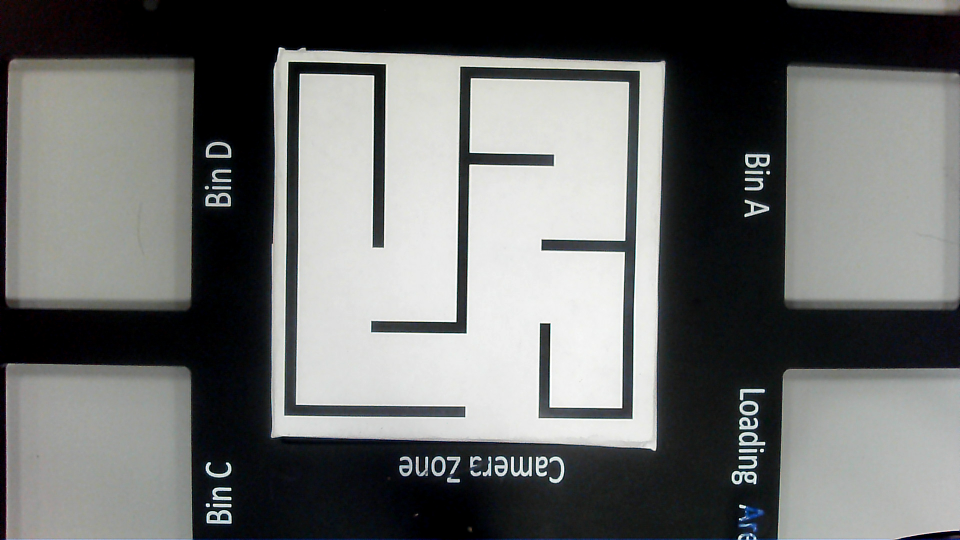
#> input picture src/maze_solver/maze_solution/datasets/10.jpeg, 1920 x 1080 px (shown at 1/2 size)
$ python -i calibration_algorithm.py   (imports and definitions only)
#> lines starting #> are read from the running program, lines starting #| are printed output that depends on the picture; after the words box and inside, x2 and y2 are one past the last pixel; in counts of white or black regions, pixels touching at a corner belong together
#> further down, picture is the input picture: shape (1080, 1920, 3); mean B, G, R 109.3, 110.3, 108.7
import cv2
import numpy as np
import matplotlib.pyplot as plt
from queue import PriorityQueue

# Step 1: Load Camera Calibration

# [6 lines left out: function load_camera_calibration, not called in this run]

# Step 2: Detect the Maze Region
def detect_maze(image):
    gray = cv2.cvtColor(image, cv2.COLOR_BGR2GRAY)
    blurred = cv2.GaussianBlur(gray, (5, 5), 0)
    binary = cv2.adaptiveThreshold(blurred, 255, cv2.ADAPTIVE_THRESH_MEAN_C, cv2.THRESH_BINARY_INV, 11, 2)
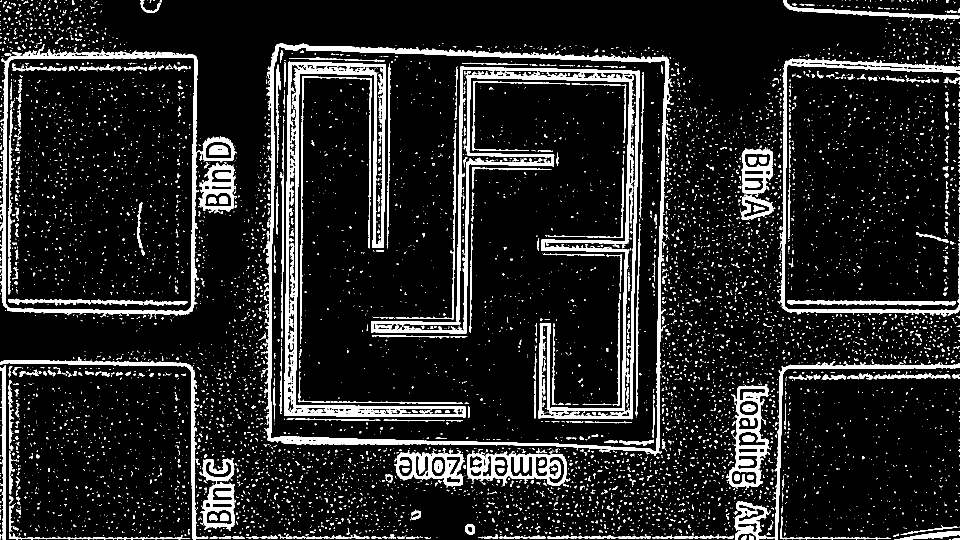
#> binary: shape (1080, 1920) (shown at 1/2 size); 11.6% white; 7595 white regions (6941 under 20 px)

    contours, _ = cv2.findContours(binary, cv2.RETR_EXTERNAL, cv2.CHAIN_APPROX_SIMPLE)
#> contours = 5830 contours, 5669 with area under 20; largest, box (x1, y1, x2, y2) and area: (526, 87, 1346, 907) 619190, (0, 88, 398, 632) 199442, (1453, 769, 1540, 975) 10730, (935, 901, 1134, 972) 9766, (1555, 117, 1920, 634) 9032
    contours = sorted(contours, key=cv2.contourArea, reverse=True)

    for contour in contours:
        peri = cv2.arcLength(contour, True)
        approx = cv2.approxPolyDP(contour, 0.02 * peri, True)
        if len(approx) == 4:
            x, y, w, h = cv2.boundingRect(approx)
            maze_region = image[y:y + h, x:x + w]
            return maze_region, (x, y, w, h), image
#> this loop made 1 pass
#> (peri, approx, x, y, w, h) on pass 1: (4165.2, [[553, 89], [534, 879], [1321, 906], [1335, 116]], 534, 89, 802, 818)
#> pass 1, in detect_maze, `maze_region = image[y:y + h, x:x + w]`:
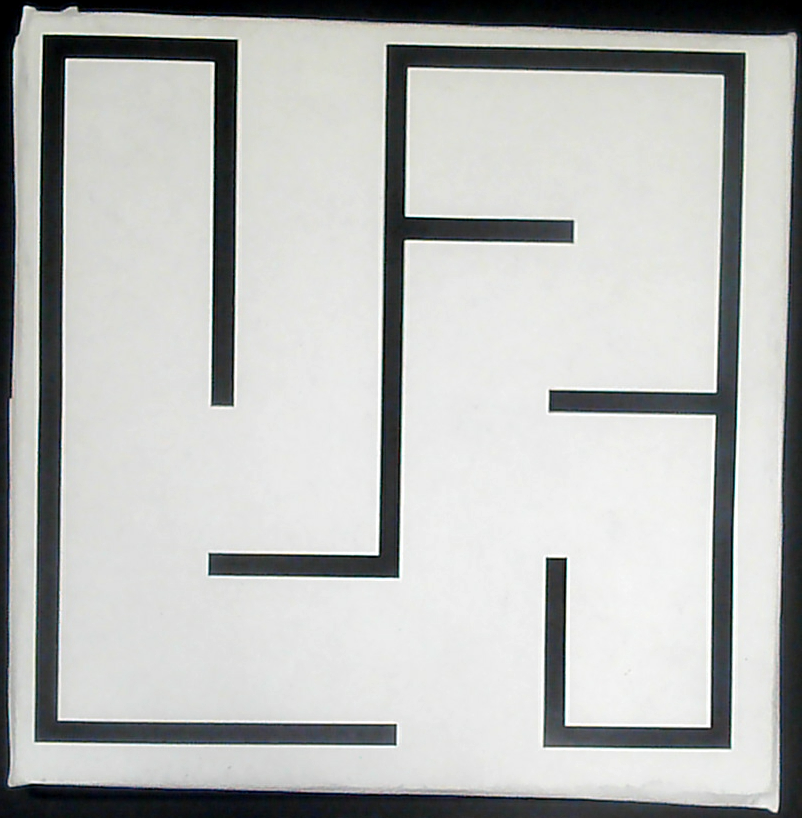
#> maze_region: shape (818, 802, 3); mean B, G, R 183.2, 184.9, 183.3
    return None, None, None

# Step 3: Maze to Matrix
# [17 lines left out: function maze_to_matrix, not called in this run]

# Step 4: Heuristic for A* Algorithm
def heuristic(a, b):
    return abs(a[0] - b[0]) + abs(a[1] - b[1])

# Step 5: A* Algorithm
# [112 lines left out: functions astar, get_start_goal, draw_path_on_image, main, not called in this run]

# [2 lines not run here, left out]

>>> import cv2
>>> picture = cv2.imread('datasets/10.jpeg')
>>> result = detect_maze(picture)

$ run again, on src/maze_solver/maze_solution/datasets/11.jpeg
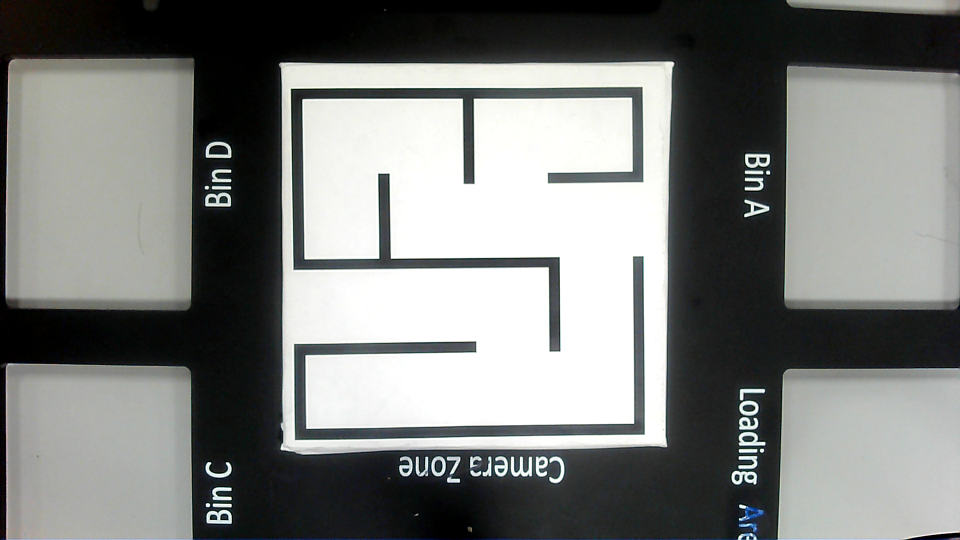
#> input picture src/maze_solver/maze_solution/datasets/11.jpeg, 1920 x 1080 px (shown at 1/2 size)
#> picture is the input picture: shape (1080, 1920, 3); mean B, G, R 124.7, 126.8, 124.8
#> in detect_maze, `binary = cv2.adaptiveThreshold(blurred, 255, cv2.ADAPTIVE_THRESH_MEAN_..`:
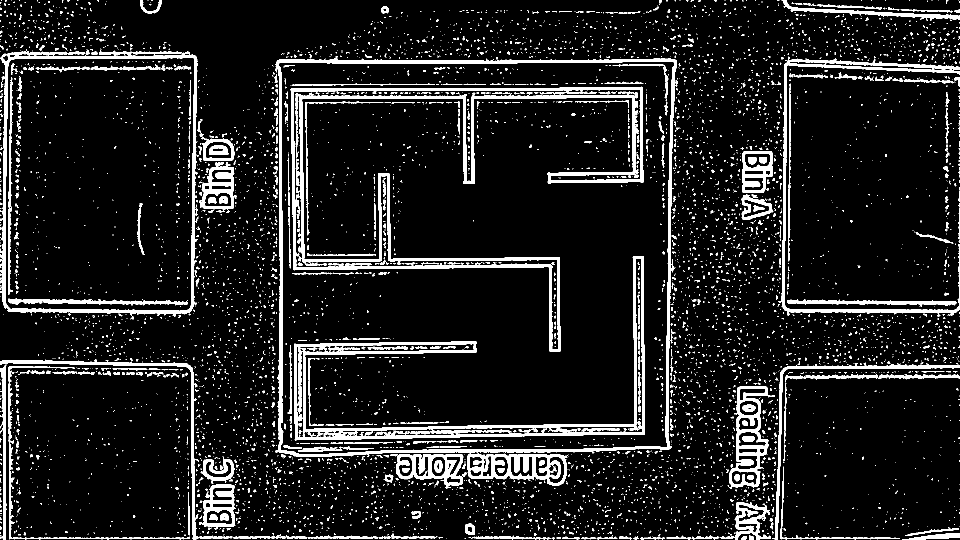
#> binary: shape (1080, 1920) (shown at 1/2 size); 10.2% white; 6757 white regions (6168 under 20 px)
#> contours = 5481 contours, 5332 with area under 20; largest, box (x1, y1, x2, y2) and area: (550, 117, 1354, 914) 613993, (0, 97, 395, 634) 198012, (1455, 772, 1537, 978) 10146, (935, 907, 1135, 971) 9618, (1563, 117, 1920, 633) 8541
#> the loop in detect_maze, `for contour in contours:` made 1 pass
#> (peri, approx, x, y, w, h) on pass 1: (3385.8, [[555, 120], [552, 905], [1342, 895], [1352, 120]], 552, 120, 801, 786)
#> pass 1, in detect_maze, `maze_region = image[y:y + h, x:x + w]`:
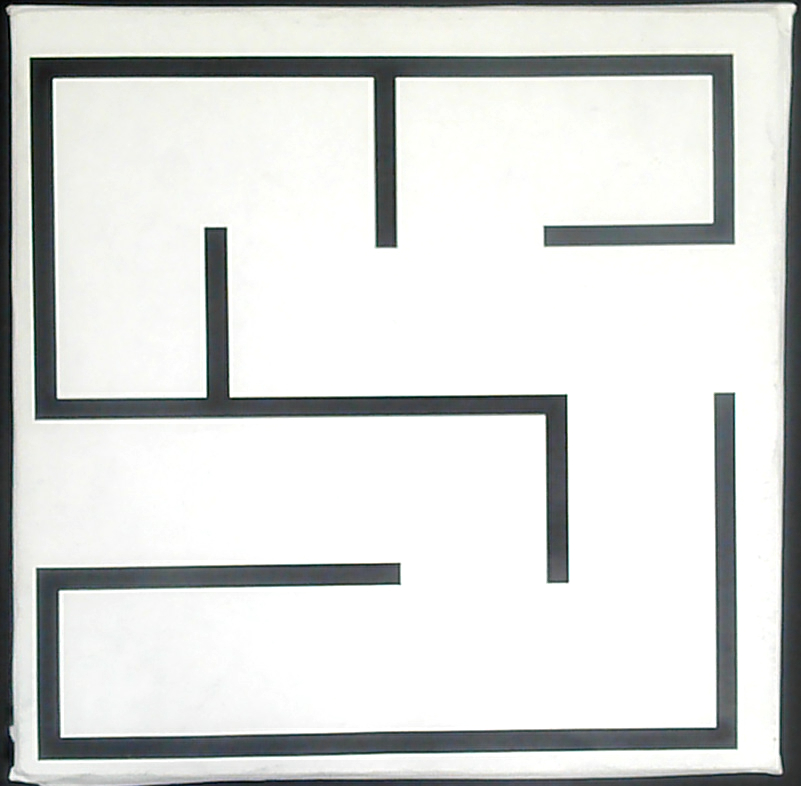
#> maze_region: shape (786, 801, 3); mean B, G, R 214.4, 216.1, 214.3
